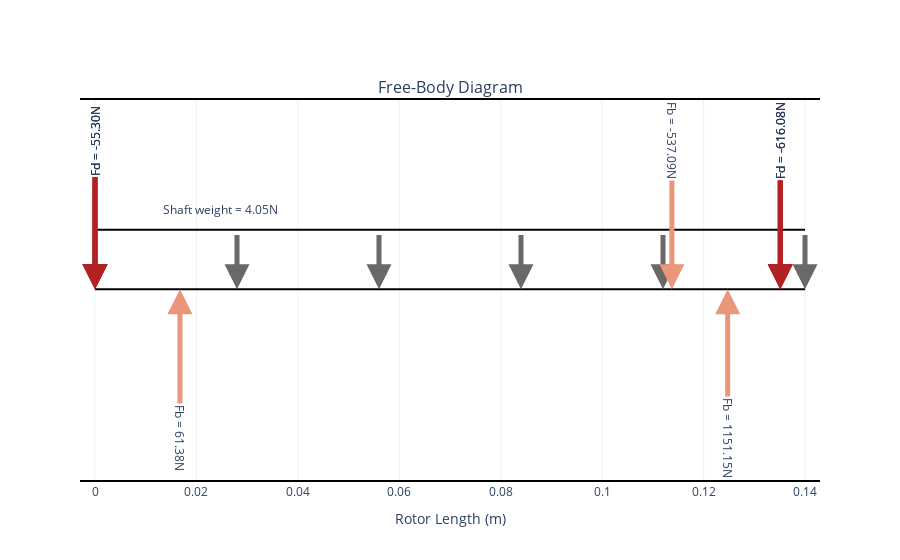

The notebook cell this image was saved under:
### Markdown cell above
#### 4.3.2 - Free Body Diagram

### Code cell
static_2.plot_free_body_diagram()

### Figure 1 — Plotly figure (JSON) as saved in the notebook; plotly's stock layout.template omitted (floating-point values rounded to 4 significant figures)
{"data": [{"hoverinfo": "none", "line": {"color": "black"}, "mode": "lines", "showlegend": false, "type": "scatter", "x": [0.0, 0.01675, 0.02725, 0.07025, 0.09225, 0.09625, 0.1003, 0.1083, 0.1138, 0.1193, 0.1248, 0.1303, 0.1351, 0.14], "xaxis": "x", "y": [0.0, 0.0, 0.0, 0.0, 0.0, 0.0, 0.0, 0.0, 0.0, 0.0, 0.0, 0.0, 0.0, 0.0], "yaxis": "y"}, {"hoverinfo": "none", "line": {"color": "black"}, "mode": "lines", "showlegend": false, "type": "scatter", "x": [0.0, 0.01675, 0.02725, 0.07025, 0.09225, 0.09625, 0.1003, 0.1083, 0.1138, 0.1193, 0.1248, 0.1303, 0.1351, 0.14], "xaxis": "x", "y": [5, 5, 5, 5, 5, 5, 5, 5, 5, 5, 5, 5, 5, 5], "yaxis": "y"}], "layout": {"annotations": [{"font": {"size": 16}, "showarrow": false, "text": "Free-Body Diagram", "x": 0.5, "xanchor": "center", "xref": "paper", "y": 1, "yanchor": "bottom", "yref": "paper"}, {"arrowcolor": "DimGray", "arrowhead": 2, "arrowsize": 1, "arrowwidth": 5, "ax": 0, "axref": "x", "ay": 5.4, "ayref": "y", "showarrow": true, "x": 0, "xref": "x", "y": 0, "yref": "y"}, {"arrowcolor": "DimGray", "arrowhead": 2, "arrowsize": 1, "arrowwidth": 5, "ax": 0.028, "axref": "x", "ay": 5.4, "ayref": "y", "showarrow": true, "x": 0.028, "xref": "x", "y": 0, "yref": "y"}, {"arrowcolor": "DimGray", "arrowhead": 2, "arrowsize": 1, "arrowwidth": 5, "ax": 0.056, "axref": "x", "ay": 5.4, "ayref": "y", "showarrow": true, "x": 0.056, "xref": "x", "y": 0, "yref": "y"}, {"arrowcolor": "DimGray", "arrowhead": 2, "arrowsize": 1, "arrowwidth": 5, "ax": 0.084, "axref": "x", "ay": 5.4, "ayref": "y", "showarrow": true, "x": 0.084, "xref": "x", "y": 0, "yref": "y"}, {"arrowcolor": "DimGray", "arrowhead": 2, "arrowsize": 1, "arrowwidth": 5, "ax": 0.112, "axref": "x", "ay": 5.4, "ayref": "y", "showarrow": true, "x": 0.112, "xref": "x", "y": 0, "yref": "y"}, {"arrowcolor": "DimGray", "arrowhead": 2, "arrowsize": 1, "arrowwidth": 5, "ax": 0.14, "axref": "x", "ay": 5.4, "ayref": "y", "showarrow": true, "x": 0.14, "xref": "x", "y": 0, "yref": "y"}, {"align": "right", "showarrow": false, "text": "Shaft weight = 4.05N", "x": 0, "xref": "x", "xshift": 125, "y": 5, "yref": "y", "yshift": 20}, {"arrowcolor": "DarkSalmon", "arrowhead": 2, "arrowsize": 1, "arrowwidth": 5, "ax": 0.01675, "axref": "x", "ay": -12.5, "ayref": "y", "showarrow": true, "text": "Fb = 61.38N", "textangle": 90, "x": 0.01675, "xref": "x", "y": 0, "yref": "y"}, {"arrowcolor": "FireBrick", "arrowhead": 2, "arrowsize": 1, "arrowwidth": 5, "ax": 0, "axref": "x", "ay": 12.5, "ayref": "y", "showarrow": true, "text": "Fd = -55.30N", "textangle": -90, "x": 0, "xref": "x", "y": 0, "yref": "y"}, {"arrowcolor": "FireBrick", "arrowhead": 2, "arrowsize": 1, "arrowwidth": 5, "ax": 0.1351, "axref": "x", "ay": 12.5, "ayref": "y", "showarrow": true, "text": "Fd = -616.08N", "textangle": -90, "x": 0.1351, "xref": "x", "y": 0, "yref": "y"}, {"arrowcolor": "DarkSalmon", "arrowhead": 2, "arrowsize": 1, "arrowwidth": 5, "ax": 0.1138, "axref": "x", "ay": 12.5, "ayref": "y", "showarrow": true, "text": "Fb = -537.09N", "textangle": 90, "x": 0.1138, "xref": "x", "y": 0, "yref": "y"}, {"arrowcolor": "FireBrick", "arrowhead": 2, "arrowsize": 1, "arrowwidth": 5, "ax": 0, "axref": "x", "ay": 12.5, "ayref": "y", "showarrow": true, "text": "Fd = -55.30N", "textangle": -90, "x": 0, "xref": "x", "y": 0, "yref": "y"}, {"arrowcolor": "FireBrick", "arrowhead": 2, "arrowsize": 1, "arrowwidth": 5, "ax": 0.1351, "axref": "x", "ay": 12.5, "ayref": "y", "showarrow": true, "text": "Fd = -616.08N", "textangle": -90, "x": 0.1351, "xref": "x", "y": 0, "yref": "y"}, {"arrowcolor": "DarkSalmon", "arrowhead": 2, "arrowsize": 1, "arrowwidth": 5, "ax": 0.1248, "axref": "x", "ay": -12.5, "ayref": "y", "showarrow": true, "text": "Fb = 1151.15N", "textangle": 90, "x": 0.1248, "xref": "x", "y": 0, "yref": "y"}, {"arrowcolor": "FireBrick", "arrowhead": 2, "arrowsize": 1, "arrowwidth": 5, "ax": 0, "axref": "x", "ay": 12.5, "ayref": "y", "showarrow": true, "text": "Fd = -55.30N", "textangle": -90, "x": 0, "xref": "x", "y": 0, "yref": "y"}, {"arrowcolor": "FireBrick", "arrowhead": 2, "arrowsize": 1, "arrowwidth": 5, "ax": 0.1351, "axref": "x", "ay": 12.5, "ayref": "y", "showarrow": true, "text": "Fd = -616.08N", "textangle": -90, "x": 0.1351, "xref": "x", "y": 0, "yref": "y"}], "xaxis": {"anchor": "y", "domain": [0, 1], "title": {"text": "Rotor Length (m)"}}, "yaxis": {"anchor": "x", "domain": [0, 1], "gridcolor": "lightgray", "showline": false, "visible": false}}}
